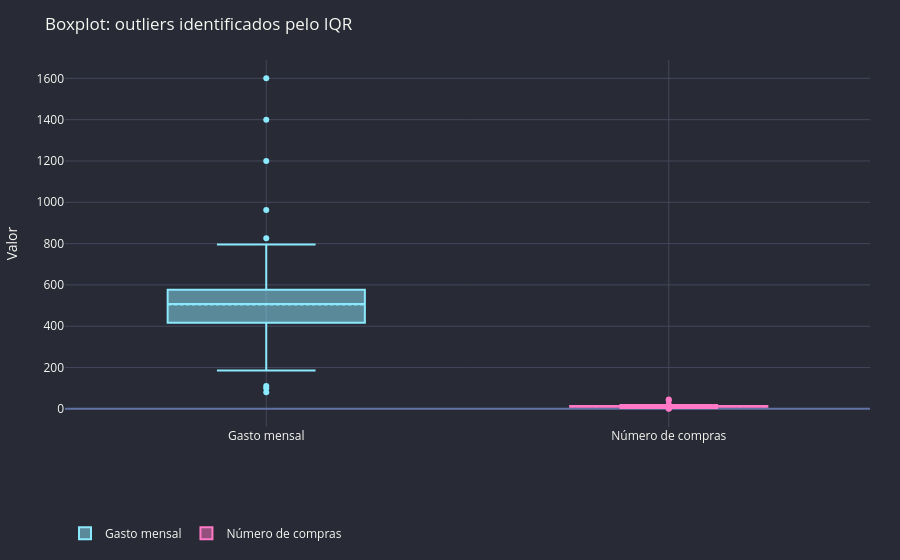

The cell this chart's notebook holds for it:
### Markdown cell above
## 5. Slide: IQR — boxplot com outliers

### Code cell
fig_boxplot = go.Figure()

fig_boxplot.add_trace(go.Box(
    y=dados["gasto_mensal"], name="Gasto mensal",
    marker_color=DRACULA['cyan'],
    boxmean=True,
    hoverinfo='y',
))
fig_boxplot.add_trace(go.Box(
    y=dados["numero_compras"], name="Número de compras",
    marker_color=DRACULA['pink'],
    boxmean=True,
    hoverinfo='y',
))

fig_boxplot.update_yaxes(title="Valor")
fig_boxplot = apply_dracula(fig_boxplot, "Boxplot: outliers identificados pelo IQR")
fig_boxplot.show()

### Figure 1 — Plotly figure (JSON) as saved in the notebook; plotly's stock layout.template omitted (floating-point values rounded to 4 significant figures; data arrays with more than 128 entries replaced by an {"elided": "..."} marker saying what was removed)
{"data": [{"boxmean": true, "hoverinfo": "y", "marker": {"color": "#8be9fd"}, "name": "Gasto mensal", "type": "box", "y": {"elided": "305 float values"}}, {"boxmean": true, "hoverinfo": "y", "marker": {"color": "#ff79c6"}, "name": "Número de compras", "type": "box", "y": {"elided": "305 float values"}}], "layout": {"font": {"color": "#f8f8f2"}, "legend": {"orientation": "h", "y": -0.25}, "margin": {"b": 55, "l": 60, "r": 30, "t": 60}, "paper_bgcolor": "#282a36", "plot_bgcolor": "#282a36", "showlegend": true, "title": {"text": "Boxplot: outliers identificados pelo IQR"}, "xaxis": {"gridcolor": "#44475a", "zerolinecolor": "#6272a4"}, "yaxis": {"gridcolor": "#44475a", "title": {"text": "Valor"}, "zerolinecolor": "#6272a4"}}}
